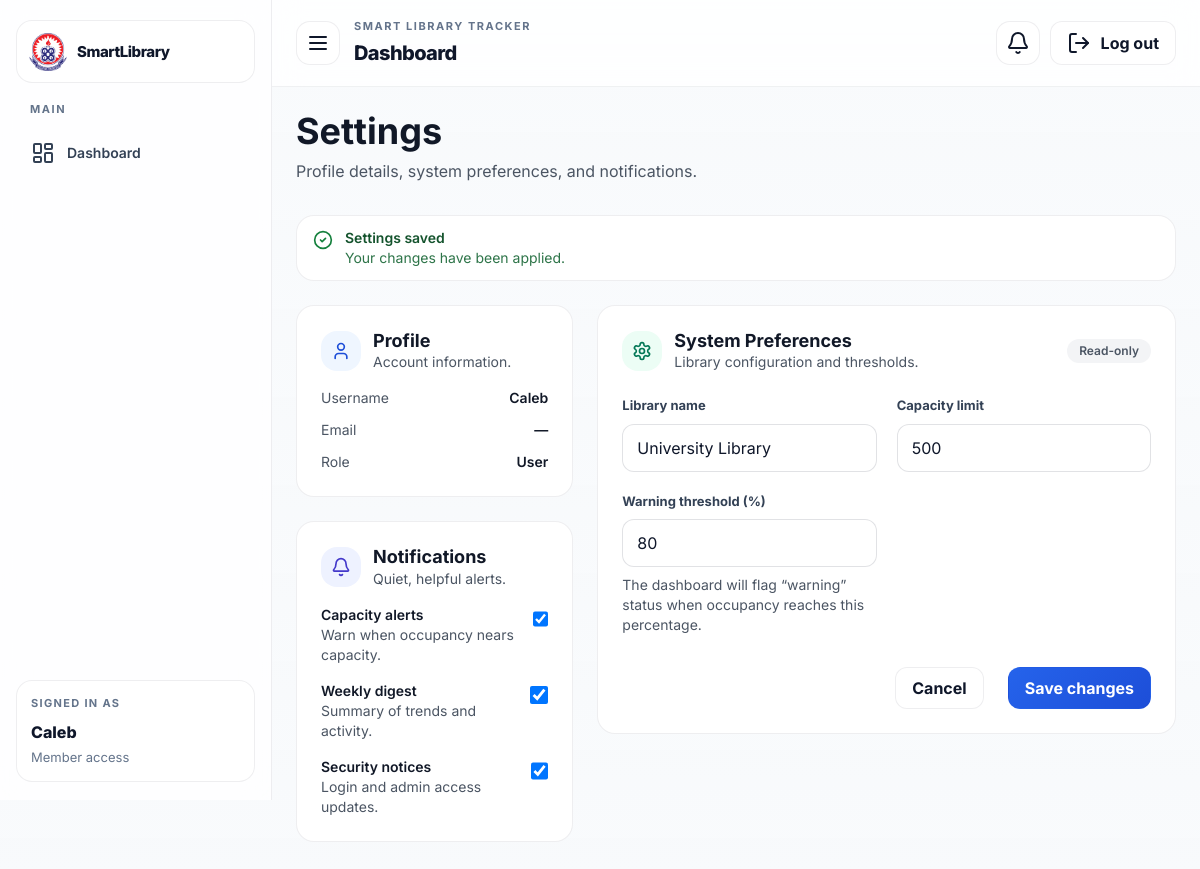
/settings/ (signed in), run on the app's committed database.
### tracking/models.py (models this page shows, shortened)
class LibrarySettings(models.Model):
    library_name = models.CharField(max_length=200, default="University Library")
    capacity_limit = models.PositiveIntegerField(default=500)
    warning_threshold_percent = models.PositiveIntegerField(default=80)
    updated_at = models.DateTimeField(auto_now=True)
    @classmethod
    def get_solo(cls):
        obj, _ = cls.objects.get_or_create(pk=1)
        return obj

### dashboard/views.py (the view, shortened to what this page needs)
# urls.py: path("settings/", views.settings, name="settings"),
@login_required
def settings(request: HttpRequest) -> HttpResponse:
    settings_obj = LibrarySettings.get_solo()
    saved = bool(request.session.pop("settings_saved", False))
    context = {
        "is_admin": _is_admin(request.user),
        "library_settings": settings_obj,
        "saved": saved,
        "notify_capacity": bool(request.session.get("notify_capacity", True)),
        "notify_weekly_digest": bool(request.session.get("notify_weekly_digest", True)),
        "notify_security": bool(request.session.get("notify_security", True)),
    }
    return render(request, "dashboard/settings.html", context)

### accounts/context_processors.py (called while the page is built, shortened)
def role_flags(request):
    user = getattr(request, "user", None)
    if not user or not getattr(user, "is_authenticated", False):
        return {"is_admin": False}
    if getattr(user, "is_superuser", False):
        return {"is_admin": True}
    try:
        return {"is_admin": getattr(user.profile, "role", "USER") == "ADMIN"}
    except Exception:
        return {"is_admin": False}

def system_notifications(request):
    user = getattr(request, "user", None)
    if not user or not getattr(user, "is_authenticated", False):
        return {"nav_notifications": [], "nav_notification_count": 0}
    try:
        from django.utils import timezone
        from tracking.models import EntryExitEvent, LibrarySettings
        from tracking.services import get_current_occupancy_snapshot, get_today_counts
    except Exception:
        return {"nav_notifications": [], "nav_notification_count": 0}
    is_admin = False
    if getattr(user, "is_superuser", False):
        is_admin = True
    else:
        try:
            is_admin = getattr(user.profile, "role", "USER") == "ADMIN"
        except Exception:
            is_admin = False
    if not is_admin:
        return {"nav_notifications": [], "nav_notification_count": 0}

### dashboard/views.py (called while the page is built)
def _is_admin(user) -> bool:
    if not user.is_authenticated:
        return False
    if user.is_superuser:
        return True
    try:
        return getattr(user.profile, "role", "USER") == "ADMIN"
    except Exception:
        return False

### templates/dashboard/settings.html (shortened to what this page needs)
{% extends 'base.html' %}
{% block content %}
  <div class="mb-8">
    <h1 class="text-3xl sm:text-4xl font-bold text-gray-900 mb-2">Settings</h1>
    <p class="text-sm sm:text-base text-gray-600">Profile details, system preferences, and notifications.</p>
  </div>
  {% if saved %}
    <div class="sl-card border border-green-200 bg-green-50/70 px-4 py-3 rounded-2xl mb-6">
      <div class="flex items-start gap-3">
        <i data-lucide="check-circle-2" class="w-5 h-5 text-green-700 mt-0.5"></i>
        <div>
          <div class="text-sm font-semibold text-green-900">Settings saved</div>
          <div class="text-sm text-green-800/90">Your changes have been applied.</div>
        </div>
      </div>
    </div>
  {% endif %}
  <form method="post" class="grid grid-cols-1 lg:grid-cols-3 gap-6">
    <div class="lg:col-span-1 space-y-6">
      <section class="sl-card sl-card--hover p-6">
        <div class="flex items-center gap-3 mb-4">
          <div class="w-10 h-10 rounded-2xl bg-blue-50 flex items-center justify-center">
            <i data-lucide="user" class="w-5 h-5 text-blue-700"></i>
          </div>
          <div>
            <h2 class="text-lg font-bold text-gray-900 leading-tight">Profile</h2>
            <p class="text-sm text-gray-600">Account information.</p>
          </div>
        </div>
        <dl class="space-y-3">
          <div class="flex items-center justify-between gap-4">
            <dt class="text-sm text-gray-600">Username</dt>
            <dd class="text-sm font-semibold text-gray-900">{{ user.username }}</dd>
          </div>
          <div class="flex items-center justify-between gap-4">
            <dt class="text-sm text-gray-600">Email</dt>
            <dd class="text-sm font-semibold text-gray-900">{{ user.email|default:"—" }}</dd>
          </div>
          <div class="flex items-center justify-between gap-4">
            <dt class="text-sm text-gray-600">Role</dt>
            <dd class="text-sm font-semibold text-gray-900">
              {% if is_admin %}Admin{% else %}User{% endif %}
            </dd>
          </div>
        </dl>
      </section>
      <section class="sl-card sl-card--hover p-6">
        <div class="flex items-center gap-3 mb-4">
          <div class="w-10 h-10 rounded-2xl bg-indigo-50 flex items-center justify-center">
            <i data-lucide="bell" class="w-5 h-5 text-indigo-700"></i>
          </div>
          <div>
            <h2 class="text-lg font-bold text-gray-900 leading-tight">Notifications</h2>
            <p class="text-sm text-gray-600">Quiet, helpful alerts.</p>
          </div>
        </div>
        <div class="space-y-4">
          <label class="flex items-start justify-between gap-4">
            <span>
              <span class="block text-sm font-semibold text-gray-900">Capacity alerts</span>
              <span class="block text-sm text-gray-600">Warn when occupancy nears capacity.</span>
            </span>
            <input type="checkbox" name="notify_capacity" class="mt-1 h-5 w-5 rounded border-gray-300 text-blue-600 focus:ring-blue-200" {% if notify_capacity %}checked{% endif %} />
          </label>
          <label class="flex items-start justify-between gap-4">
            <span>
              <span class="block text-sm font-semibold text-gray-900">Weekly digest</span>
              <span class="block text-sm text-gray-600">Summary of trends and activity.</span>
            </span>
            <input type="checkbox" name="notify_weekly_digest" class="mt-1 h-5 w-5 rounded border-gray-300 text-blue-600 focus:ring-blue-200" {% if notify_weekly_digest %}checked{% endif %} />
          </label>
          <label class="flex items-start justify-between gap-4">
            <span>
              <span class="block text-sm font-semibold text-gray-900">Security notices</span>
              <span class="block text-sm text-gray-600">Login and admin access updates.</span>
            </span>
            <input type="checkbox" name="notify_security" class="mt-1 h-5 w-5 rounded border-gray-300 text-blue-600 focus:ring-blue-200" {% if notify_security %}checked{% endif %} />
          </label>
        </div>
      </section>
    </div>
    <div class="lg:col-span-2">
      <section class="sl-card sl-card--hover p-6">
        <div class="flex items-center justify-between gap-4 mb-6">
          <div class="flex items-center gap-3">
            <div class="w-10 h-10 rounded-2xl bg-emerald-50 flex items-center justify-center">
              <i data-lucide="settings" class="w-5 h-5 text-emerald-700"></i>
            </div>
            <div>
              <h2 class="text-lg font-bold text-gray-900 leading-tight">System Preferences</h2>
              <p class="text-sm text-gray-600">Library configuration and thresholds.</p>
            </div>
          </div>
          {% if not is_admin %}
            <span class="text-xs font-semibold text-gray-600 bg-gray-100 px-3 py-1 rounded-full">Read-only</span>
          {% endif %}
        </div>
        <div class="grid grid-cols-1 md:grid-cols-2 gap-5">
          <div>
            <label class="sl-label" for="library_name">Library name</label>
            <input
              id="library_name"
              name="library_name"
              class="sl-input"
              value="{{ library_settings.library_name }}"
              {% if not is_admin %}disabled{% endif %}
            />
          </div>
          <div>
            <label class="sl-label" for="capacity_limit">Capacity limit</label>
            <input
              id="capacity_limit"
              name="capacity_limit"
              type="number"
              min="1"
              class="sl-input"
              value="{{ library_settings.capacity_limit }}"
              {% if not is_admin %}disabled{% endif %}
            />
          </div>
          <div>
            <label class="sl-label" for="warning_threshold_percent">Warning threshold (%)</label>
            <input
              id="warning_threshold_percent"
              name="warning_threshold_percent"
              type="number"
              min="1"
              max="100"
              class="sl-input"
              value="{{ library_settings.warning_threshold_percent }}"
              {% if not is_admin %}disabled{% endif %}
            />
            <p class="mt-2 text-sm text-gray-600">
              The dashboard will flag “warning” status when occupancy reaches this percentage.
            </p>
          </div>
        </div>
        <div class="mt-8 flex items-center justify-end gap-6">
          <a href="{% url 'home' %}" class="sl-btn sl-btn--outline">Cancel</a>
          <button type="submit" class="sl-btn sl-btn--primary">
            Save changes
          </button>
        </div>
      </section>
    </div>
  </form>
{% endblock %}

### templates/components/sidebar.html (shortened to what this page needs)
{% load static %}
{% with current=request.resolver_match.url_name|default:'' %}
<aside class="app-sidebar" aria-label="Primary">
  <a href="{% url 'home' %}" class="app-brand" aria-label="SmartLibrary home">
    <img src="{% static 'img/uew_logo.png' %}" alt="University logo" class="app-brand__logo" />
    <span class="app-brand__text">SmartLibrary</span>
  </a>
  <div class="app-sidebar__section">
    <p class="app-sidebar__label">Main</p>
    <nav class="app-nav">
      <a class="app-nav__link " href="{% url 'home' %}">
        <i data-lucide="layout-dashboard"></i>
        <span>Dashboard</span>
      </a>
    </nav>
  </div>
  <div class="app-sidebar__footer">
    <div class="app-surface app-surface--soft">
      <div class="app-surface__label">Signed in as</div>
      <div class="app-surface__value">{{ user.get_username }}</div>
      <div class="app-surface__meta">
        {% if is_admin %}Admin access{% else %}Member access{% endif %}
      </div>
    </div>
  </div>
</aside>
{% endwith %}

### static/css/app.css (style rules this page uses)
:root { --bg: #f8fafc; --bg-panel: #ffffff; --text: #0f172a; --muted: #64748b; --border: rgba(15, 23, 42, 0.07); --shadow-sm: 0 1px 2px rgba(15, 23, 42, 0.04), 0 1px 1px rgba(15, 23, 42, 0.03); --shadow-md: 0 8px 24px rgba(15, 23, 42, 0.06); --shadow-lg: 0 14px 36px rgba(15, 23, 42, 0.08); --primary: #2563eb; --primary-strong: #1d4ed8; --success: #059669; --success-soft: #dcfce7; --warning: #d97706; --warning-soft: #fef3c7; --danger: #dc2626; --danger-soft: #fee2e2; --info: #0f766e; --info-soft: #ccfbf1; --radius-lg: 24px; --radius-md: 18px; --radius-sm: 12px; }
* { box-sizing: border-box; }
html { scroll-behavior: smooth; }
body.app-body { margin: 0; min-height: 100vh; font-family: Inter, ui-sans-serif, system-ui, -apple-system, BlinkMacSystemFont, "Segoe UI", sans-serif; background: var(--bg); color: var(--text); }
a { color: inherit; text-decoration: none; }
img { max-width: 100%; display: block; }
.app-sidebar { position: sticky; top: 0; height: 100vh; padding: 20px 16px 18px; border-right: 1px solid var(--border); background: rgba(255, 255, 255, 0.78); backdrop-filter: blur(14px); display: flex; flex-direction: column; gap: 18px; }
.app-brand { display: inline-flex; align-items: center; gap: 10px; padding: 12px 12px 11px; border-radius: 16px; background: rgba(255, 255, 255, 0.96); border: 1px solid var(--border); box-shadow: none; }
.app-brand__logo { width: 38px; height: 38px; border-radius: 14px; object-fit: contain; }
.app-brand__text { font-size: 15px; font-weight: 800; letter-spacing: -0.03em; }
.app-sidebar__section { display: grid; gap: 10px; }
.app-sidebar__label { margin: 0 14px; color: var(--muted); font-size: 11px; font-weight: 700; letter-spacing: 0.14em; text-transform: uppercase; }
.app-nav { display: grid; gap: 6px; }
.app-nav__link { display: inline-flex; align-items: center; gap: 12px; padding: 12px 14px; border-radius: 14px; color: #334155; font-size: 14px; font-weight: 600; border: 1px solid transparent; transition: background-color 180ms ease, border-color 180ms ease, color 180ms ease, transform 180ms ease; }
.app-sidebar__footer { margin-top: auto; }
.app-surface { border-radius: 16px; border: 1px solid var(--border); background: rgba(255, 255, 255, 0.96); box-shadow: none; }
.app-surface--soft { padding: 14px; }
.app-surface__label { color: var(--muted); font-size: 11px; font-weight: 700; letter-spacing: 0.12em; text-transform: uppercase; }
.app-surface__value { margin-top: 8px; font-size: 16px; font-weight: 800; }
.app-surface__meta { margin-top: 4px; color: var(--muted); font-size: 13px; }
.app-card, .sl-card { border-radius: 18px; border: 1px solid var(--border); background: var(--bg-panel); box-shadow: none; }
.app-card--hover, .sl-card--hover { transition: transform 180ms ease, box-shadow 180ms ease, border-color 180ms ease; }
.sl-btn, .sl-btn-icon { border: 1px solid transparent; font-weight: 700; }
.sl-btn { display: inline-flex; align-items: center; justify-content: center; gap: 10px; min-height: 42px; padding: 0 16px; border-radius: 12px; cursor: pointer; transition: transform 180ms ease, box-shadow 180ms ease, background-color 180ms ease, border-color 180ms ease; }
.sl-btn--outline { color: var(--text); background: rgba(255, 255, 255, 0.92); border-color: var(--border); }
.sl-btn--primary { color: #fff; background: linear-gradient(135deg, var(--primary), var(--primary-strong)); }
.sl-input, .sl-select, .sl-textarea, .app-input, .app-select, .app-textarea { width: 100%; min-height: 44px; padding: 11px 14px; border-radius: 12px; border: 1px solid rgba(15, 23, 42, 0.12); background: rgba(255, 255, 255, 0.94); color: var(--text); transition: border-color 180ms ease, box-shadow 180ms ease, background-color 180ms ease; }
.sl-label, .app-label { display: block; margin: 0 0 8px; color: #334155; font-size: 13px; font-weight: 700; }

### data on the page
LibrarySettings: library_name "University Library", capacity_limit "500", warning_threshold_percent "80"

### other printed values
{{ user.get_username }} "Caleb"
{{ page_title|default:"Dashboard" }} "Dashboard"
{{ user.username }} "Caleb"
{{ user.email|default:"—" }} "—"
